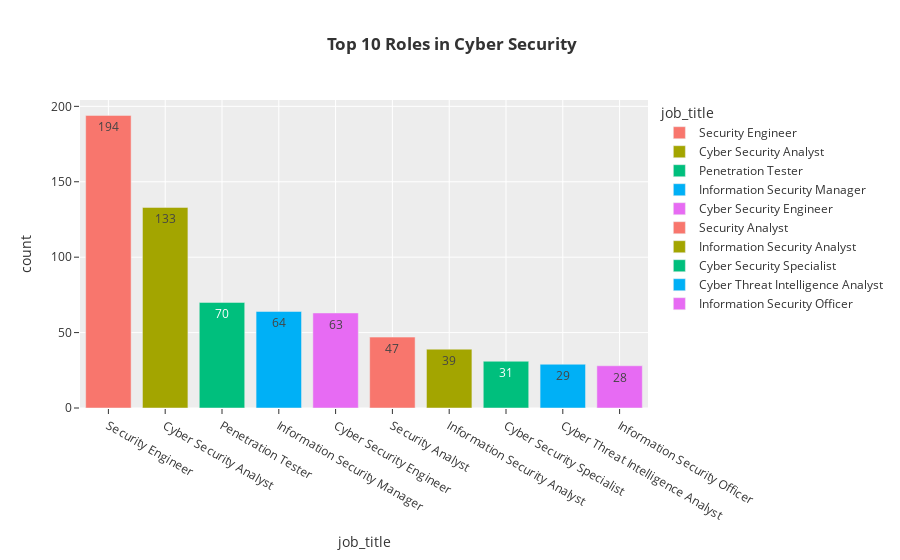
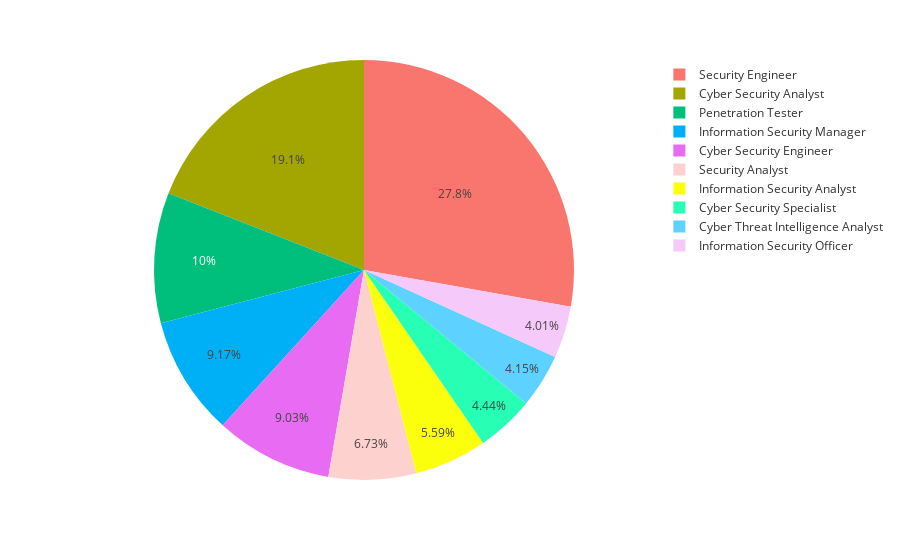

The notebook cell saved with these charts, in order:
### Code cell
z=df['job_title'].value_counts().head(10)
fig=px.bar(z,x=z.index,y=z.values,color=z.index,text=z.values,labels={'index':'job title','y':'count','text':'count'},template='ggplot2',title='<b> Top 10 Roles in Cyber Security')
fig.show()
fig=px.pie(z,names=z.index,values=z.values,labels={'index':'job title','y':'count','text':'count'},template='ggplot2')
fig.show()

### Figure 1 — Plotly figure (JSON) as saved in the notebook; plotly's stock layout.template omitted (floating-point values rounded to 4 significant figures)
{"data": [{"alignmentgroup": "True", "hovertemplate": "job_title=%{x}<br>count=%{text}<extra></extra>", "legendgroup": "Security Engineer", "marker": {"color": "#F8766D", "pattern": {"shape": ""}}, "name": "Security Engineer", "offsetgroup": "Security Engineer", "orientation": "v", "showlegend": true, "text": [194], "textposition": "auto", "type": "bar", "x": ["Security Engineer"], "xaxis": "x", "y": [194], "yaxis": "y"}, {"alignmentgroup": "True", "hovertemplate": "job_title=%{x}<br>count=%{text}<extra></extra>", "legendgroup": "Cyber Security Analyst", "marker": {"color": "#A3A500", "pattern": {"shape": ""}}, "name": "Cyber Security Analyst", "offsetgroup": "Cyber Security Analyst", "orientation": "v", "showlegend": true, "text": [133], "textposition": "auto", "type": "bar", "x": ["Cyber Security Analyst"], "xaxis": "x", "y": [133], "yaxis": "y"}, {"alignmentgroup": "True", "hovertemplate": "job_title=%{x}<br>count=%{text}<extra></extra>", "legendgroup": "Penetration Tester", "marker": {"color": "#00BF7D", "pattern": {"shape": ""}}, "name": "Penetration Tester", "offsetgroup": "Penetration Tester", "orientation": "v", "showlegend": true, "text": [70], "textposition": "auto", "type": "bar", "x": ["Penetration Tester"], "xaxis": "x", "y": [70], "yaxis": "y"}, {"alignmentgroup": "True", "hovertemplate": "job_title=%{x}<br>count=%{text}<extra></extra>", "legendgroup": "Information Security Manager", "marker": {"color": "#00B0F6", "pattern": {"shape": ""}}, "name": "Information Security Manager", "offsetgroup": "Information Security Manager", "orientation": "v", "showlegend": true, "text": [64], "textposition": "auto", "type": "bar", "x": ["Information Security Manager"], "xaxis": "x", "y": [64], "yaxis": "y"}, {"alignmentgroup": "True", "hovertemplate": "job_title=%{x}<br>count=%{text}<extra></extra>", "legendgroup": "Cyber Security Engineer", "marker": {"color": "#E76BF3", "pattern": {"shape": ""}}, "name": "Cyber Security Engineer", "offsetgroup": "Cyber Security Engineer", "orientation": "v", "showlegend": true, "text": [63], "textposition": "auto", "type": "bar", "x": ["Cyber Security Engineer"], "xaxis": "x", "y": [63], "yaxis": "y"}, {"alignmentgroup": "True", "hovertemplate": "job_title=%{x}<br>count=%{text}<extra></extra>", "legendgroup": "Security Analyst", "marker": {"color": "#F8766D", "pattern": {"shape": ""}}, "name": "Security Analyst", "offsetgroup": "Security Analyst", "orientation": "v", "showlegend": true, "text": [47], "textposition": "auto", "type": "bar", "x": ["Security Analyst"], "xaxis": "x", "y": [47], "yaxis": "y"}, {"alignmentgroup": "True", "hovertemplate": "job_title=%{x}<br>count=%{text}<extra></extra>", "legendgroup": "Information Security Analyst", "marker": {"color": "#A3A500", "pattern": {"shape": ""}}, "name": "Information Security Analyst", "offsetgroup": "Information Security Analyst", "orientation": "v", "showlegend": true, "text": [39], "textposition": "auto", "type": "bar", "x": ["Information Security Analyst"], "xaxis": "x", "y": [39], "yaxis": "y"}, {"alignmentgroup": "True", "hovertemplate": "job_title=%{x}<br>count=%{text}<extra></extra>", "legendgroup": "Cyber Security Specialist", "marker": {"color": "#00BF7D", "pattern": {"shape": ""}}, "name": "Cyber Security Specialist", "offsetgroup": "Cyber Security Specialist", "orientation": "v", "showlegend": true, "text": [31], "textposition": "auto", "type": "bar", "x": ["Cyber Security Specialist"], "xaxis": "x", "y": [31], "yaxis": "y"}, {"alignmentgroup": "True", "hovertemplate": "job_title=%{x}<br>count=%{text}<extra></extra>", "legendgroup": "Cyber Threat Intelligence Analyst", "marker": {"color": "#00B0F6", "pattern": {"shape": ""}}, "name": "Cyber Threat Intelligence Analyst", "offsetgroup": "Cyber Threat Intelligence Analyst", "orientation": "v", "showlegend": true, "text": [29], "textposition": "auto", "type": "bar", "x": ["Cyber Threat Intelligence Analyst"], "xaxis": "x", "y": [29], "yaxis": "y"}, {"alignmentgroup": "True", "hovertemplate": "job_title=%{x}<br>count=%{text}<extra></extra>", "legendgroup": "Information Security Officer", "marker": {"color": "#E76BF3", "pattern": {"shape": ""}}, "name": "Information Security Officer", "offsetgroup": "Information Security Officer", "orientation": "v", "showlegend": true, "text": [28], "textposition": "auto", "type": "bar", "x": ["Information Security Officer"], "xaxis": "x", "y": [28], "yaxis": "y"}], "layout": {"autosize": true, "barmode": "relative", "legend": {"title": {"text": "job_title"}, "tracegroupgap": 0}, "title": {"text": "<b> Top 10 Roles in Cyber Security"}, "xaxis": {"anchor": "y", "autorange": true, "categoryarray": ["Security Engineer", "Cyber Security Analyst", "Penetration Tester", "Information Security Manager", "Cyber Security Engineer", "Security Analyst", "Information Security Analyst", "Cyber Security Specialist", "Cyber Threat Intelligence Analyst", "Information Security Officer"], "categoryorder": "array", "domain": [0, 1], "range": [-0.5, 9.5], "title": {"text": "job_title"}, "type": "category"}, "yaxis": {"anchor": "x", "autorange": true, "domain": [0, 1], "range": [0, 204.2], "title": {"text": "count"}, "type": "linear"}}}

### Figure 2 — Plotly figure (JSON) as saved in the notebook; plotly's stock layout.template omitted (floating-point values rounded to 4 significant figures)
{"data": [{"domain": {"x": [0, 1], "y": [0, 1]}, "hovertemplate": "job_title=%{label}<br>value=%{value}<extra></extra>", "labels": ["Security Engineer", "Cyber Security Analyst", "Penetration Tester", "Information Security Manager", "Cyber Security Engineer", "Security Analyst", "Information Security Analyst", "Cyber Security Specialist", "Cyber Threat Intelligence Analyst", "Information Security Officer"], "legendgroup": "", "name": "", "showlegend": true, "type": "pie", "values": [194, 133, 70, 64, 63, 47, 39, 31, 29, 28]}], "layout": {"autosize": true, "legend": {"tracegroupgap": 0}, "margin": {"t": 60}}}
